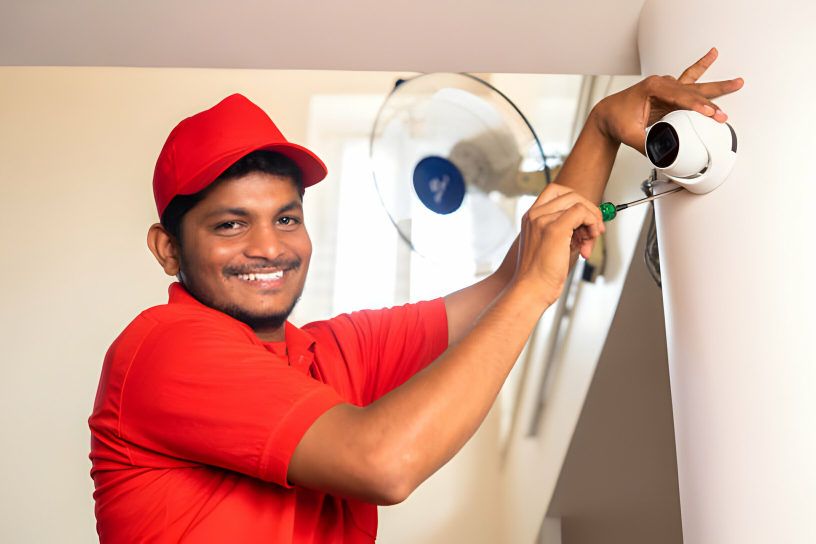
#> input picture P.jpg, 2448 x 1632 px (shown at 1/3 size)
$ jupyter execute 'Tutorial 2 .ipynb'
#> lines starting #> are read from the running program, lines starting #| are printed output that depends on the picture; after the words box and inside, x2 and y2 are one past the last pixel; in counts of white or black regions, pixels touching at a corner belong together
[cell 1]
import cv2

[cell 2]
img  = cv2.imread('P.jpg', -1)
#> img is the input picture: shape (1632, 2448, 3); mean B, G, R 147.1, 161.3, 211.7
img = cv2.resize(img, (400,400))
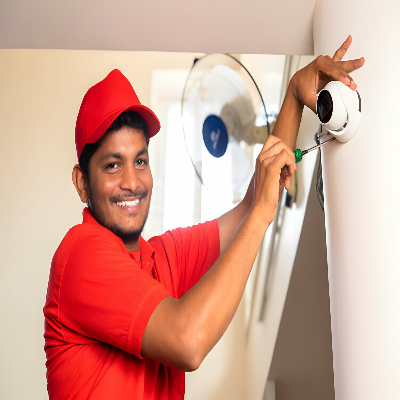
#> img: shape (400, 400, 3); mean B, G, R 147, 161.2, 211.7

[cell 3]
print(type(img))
#| <class 'numpy.ndarray'>

[cell 4]
print(img.shape)
#| (400, 400, 3)
# output form is Height(rows), Width(columns), Channels(blue,green,red)

[cell 5]
# Changing the pixels of image
import random

img = cv2.imread('C.jpg')
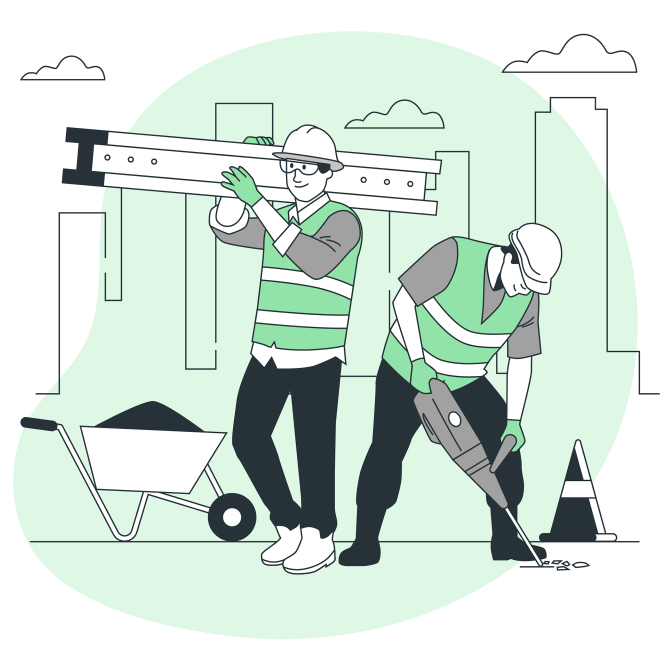
#> input picture C.jpg, 2000 x 2000 px (shown at 1/3 size)
#> img is the input picture: shape (2000, 2000, 3); mean B, G, R 217.3, 226.3, 212.2
img = cv2.resize(img, (400,400))
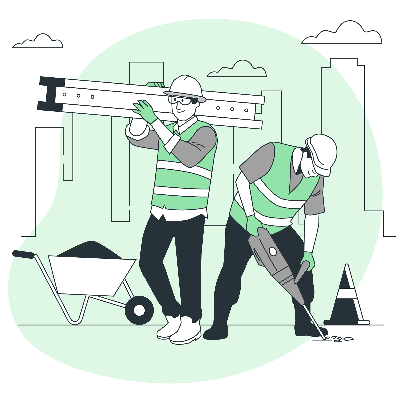
#> img: shape (400, 400, 3); mean B, G, R 217.3, 226.3, 212.2
for i in range(0, 100 , 2):
    for j in range(img.shape[1]):
        img[i][j] = [random.randint(0, 0), random.randint(0, 255), random.randint(0, 0)]
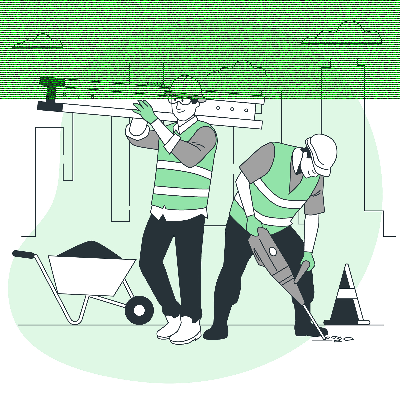
#> img: shape (400, 400, 3); 12.5% of pixels changed, all inside (x1, y1, x2, y2) = (0, 0, 400, 99)

cv2.imshow('Image', img)
cv2.waitKey(0)
cv2.destroyAllWindows()

[cell 6]
# Creating a slice of the image and pasting on the image at other position. Note: img[y-axis, x-axis]

tag = img[100:200, 150:200]
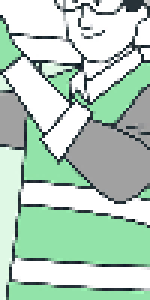
#> tag: shape (100, 50, 3) (shown 3 times larger); mean B, G, R 190.8, 207.5, 181.8
img[200:300, 250:300] = tag
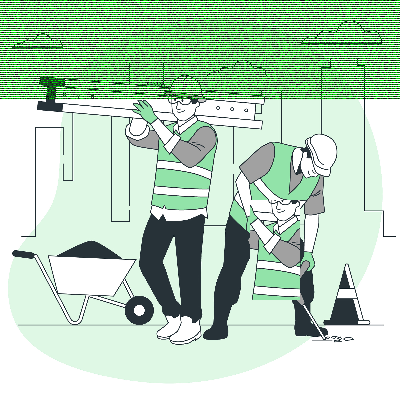
#> img: shape (400, 400, 3); 2.83% of pixels changed, all inside (x1, y1, x2, y2) = (250, 200, 300, 300)

cv2.imshow('Image', img)
cv2.waitKey(0)
cv2.destroyAllWindows()
